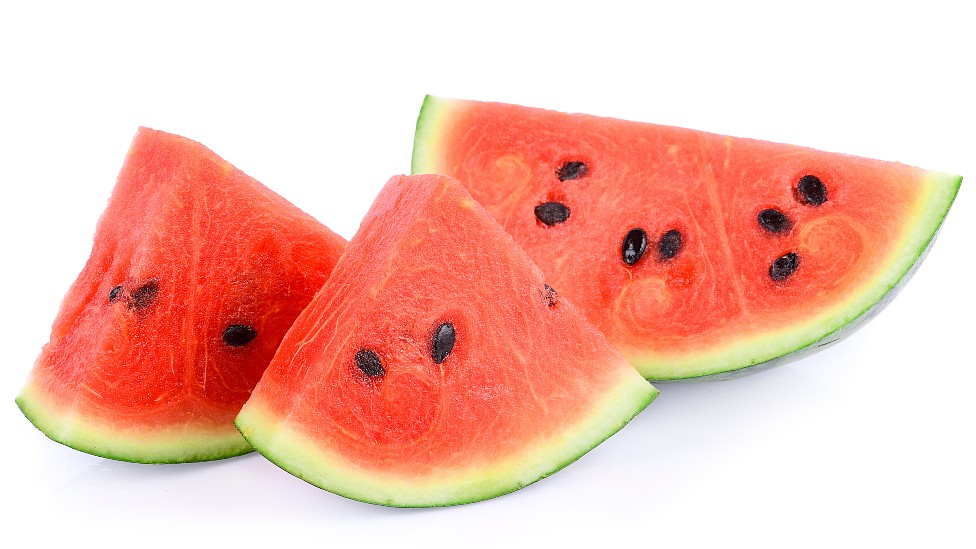
#> input picture Unidad 1/Imagenes/watermelon.jpg, 976 x 549 px
$ jupyter execute cv2.ipynb
#> lines starting #> are read from the running program, lines starting #| are printed output that depends on the picture; after the words box and inside, x2 and y2 are one past the last pixel; in counts of white or black regions, pixels touching at a corner belong together
Import Libraries

[cell 1]
import cv2
from PIL import Image
import matplotlib.pyplot as plt
from skimage import io
import imageio

print("✅ Libraries imported correctly.")

[cell 2]
# Import watermelon image
dir_watermelon = "Imagenes/watermelon.jpg"

# Read the image in grayscale
img_watermelon = cv2.imread(dir_watermelon, cv2.IMREAD_GRAYSCALE)
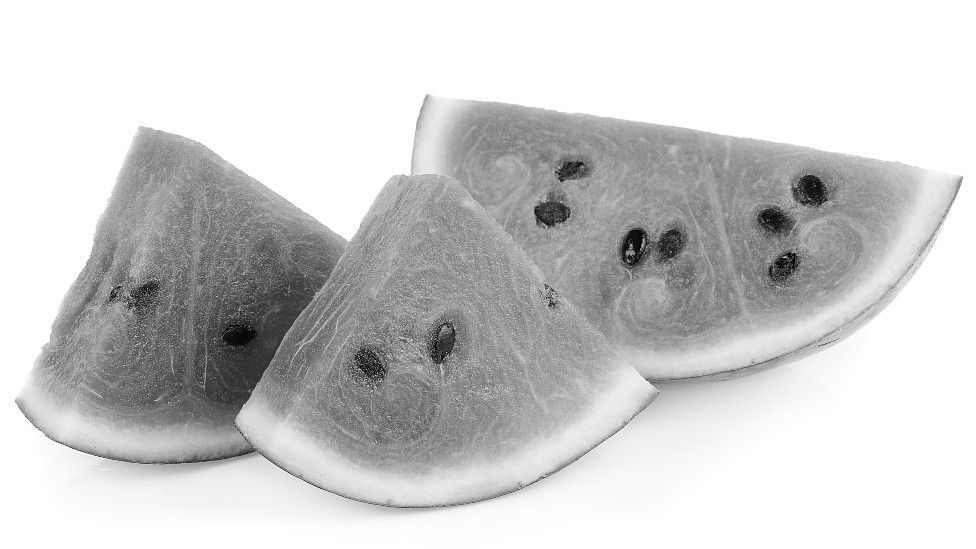
#> img_watermelon: shape (549, 976); min 0, max 255, mean 205.7
plt.imshow(img_watermelon, cmap='gray')
plt.title("Watermelon in Grayscale")
plt.axis("off")
plt.show()

# Print the grayscale image array
print("Image properties:")
print("Shape:", img_watermelon.shape)
#| Shape: (549, 976)
print("Data type:", img_watermelon.dtype)
#| Data type: uint8
print(img_watermelon)
#> (printed output is left out)

[cell 3]
# --- Import watermelon image ---
dir_watermelon = "Imagenes/watermelon.jpg"

# Read the image in color (BGR)
img_watermelon = cv2.imread(dir_watermelon)
#> img_watermelon is the input picture: shape (549, 976, 3); mean B, G, R 177.8, 190.7, 244.4

# Safety check: make sure the image loaded
if img_watermelon is None:
    raise FileNotFoundError(f"Image not found at {dir_watermelon}")

# Convert to grayscale
gray = cv2.cvtColor(img_watermelon, cv2.COLOR_BGR2GRAY)

# --- Create a mask for the white background ---
# Threshold: values > 240 are treated as white
_, mask = cv2.threshold(gray, 240, 255, cv2.THRESH_BINARY)
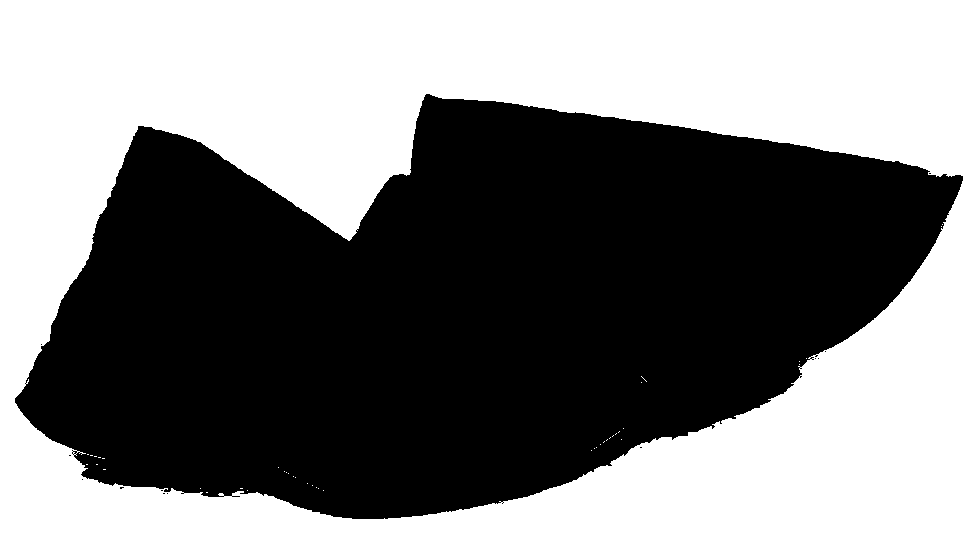
#> mask: shape (549, 976); 50.2% white; 13 black regions (12 under 20 px), largest, box (x1, y1, x2, y2) and area: (15, 94, 963, 519) 267046

# Invert mask (so watermelon stays visible)
mask_inv = cv2.bitwise_not(mask)

# --- Add alpha channel ---
b, g, r = cv2.split(img_watermelon)
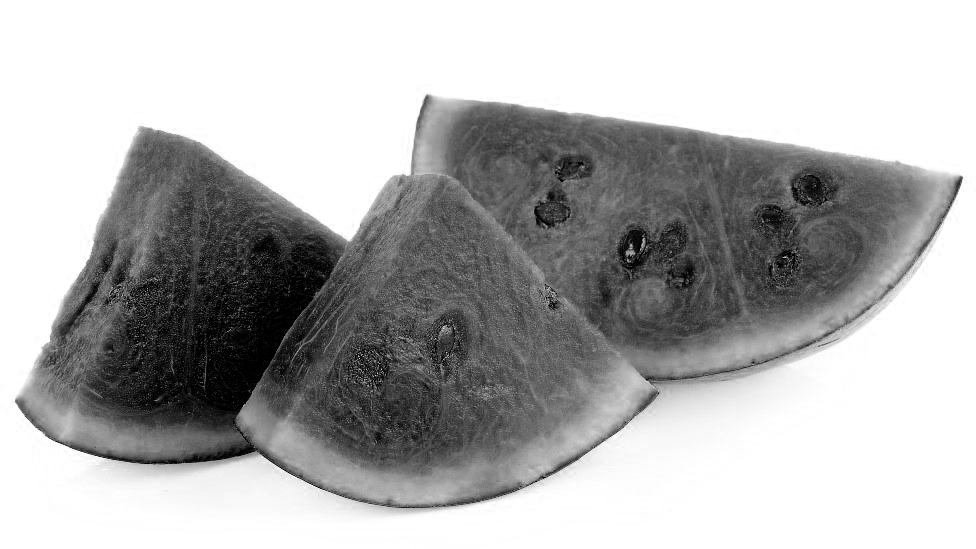
#> b: shape (549, 976); min 0, max 255, mean 177.8
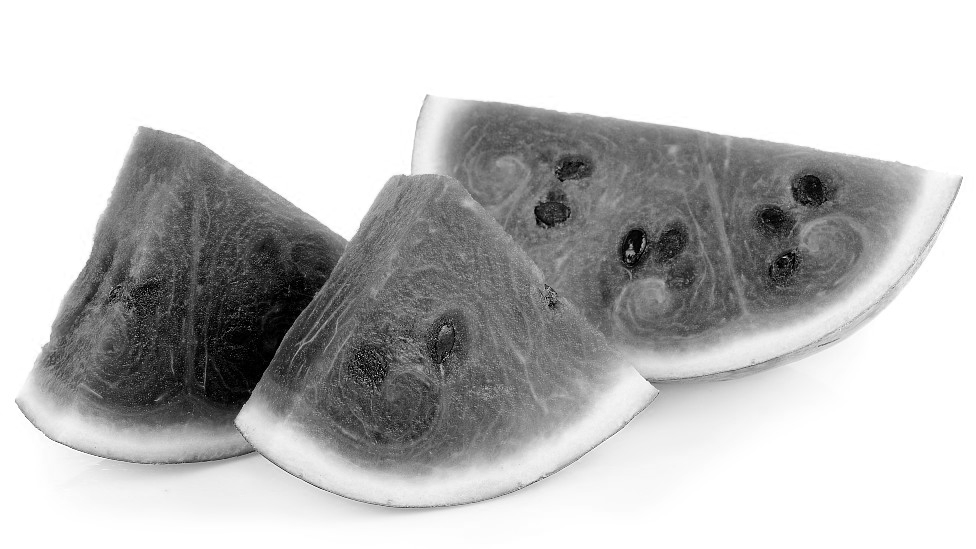
#> g: shape (549, 976); min 0, max 255, mean 190.7
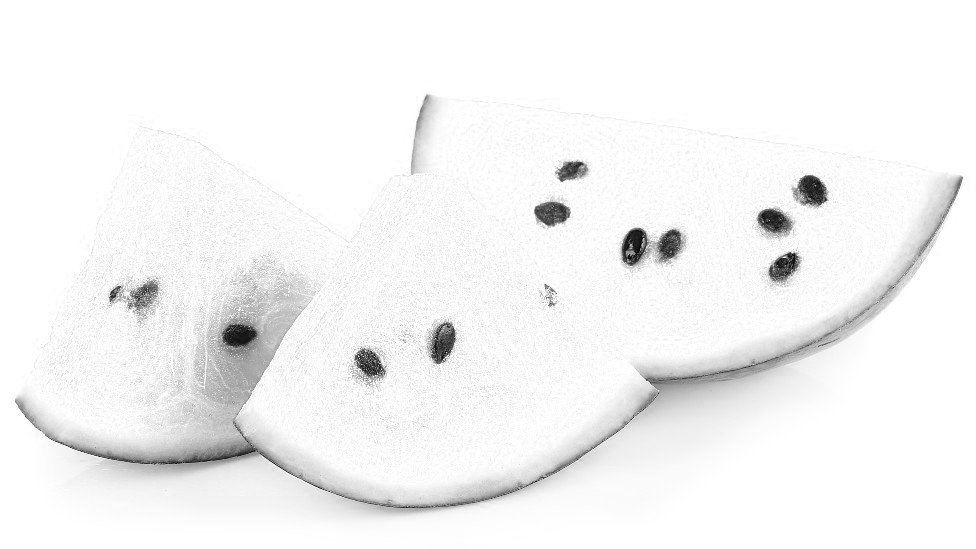
#> r: shape (549, 976); min 5, max 255, mean 244.4
rgba = cv2.merge([b, g, r, mask_inv])

# --- Show result with matplotlib ---
plt.imshow(cv2.cvtColor(rgba, cv2.COLOR_BGRA2RGBA))
plt.title("Watermelon with Transparent Background")
plt.axis("off")
plt.show()

# --- Save the result as PNG with transparency ---
cv2.imwrite("watermelon.png", rgba)

# --- Print properties ---
print("✅ Exported as 'watermelon.png'")
print("Image properties:")
print("Shape:", rgba.shape)   # includes alpha channel (h, w, 4)
#| Shape: (549, 976, 4)
print("Data type:", rgba.dtype)
#| Data type: uint8
